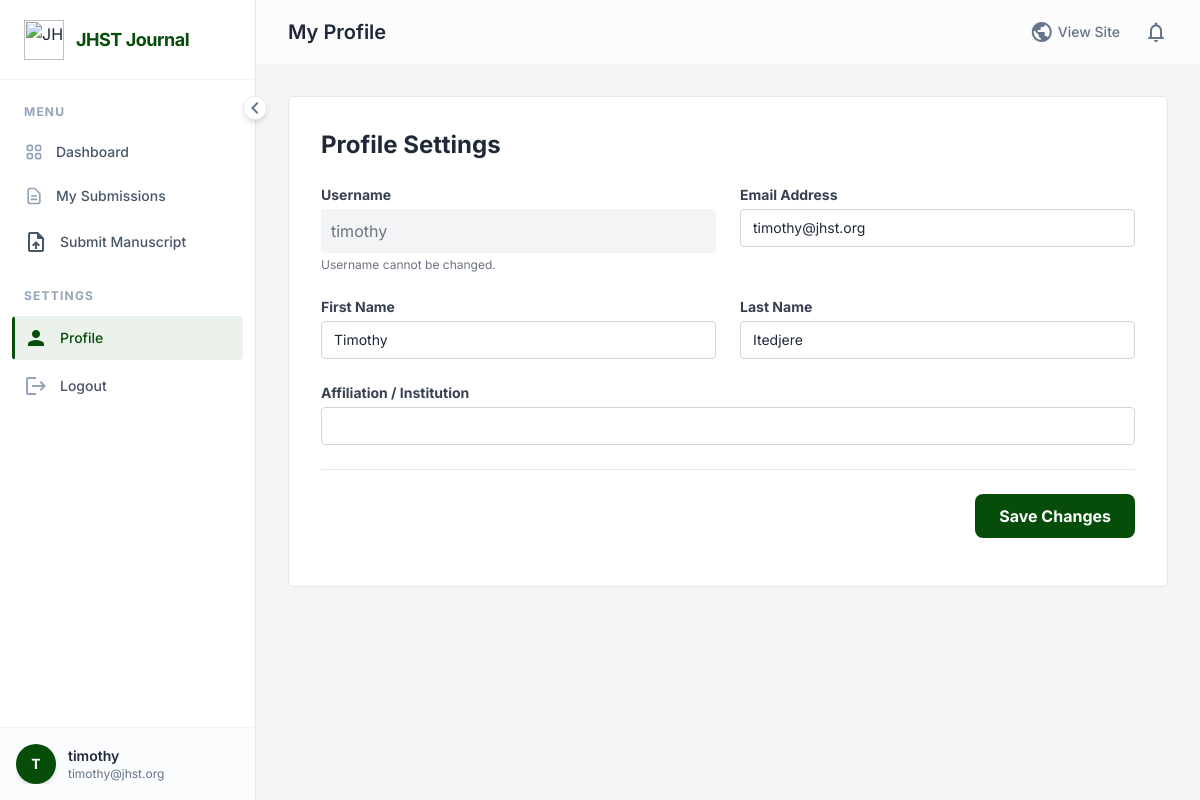
Screenshot of /profile/ (signed in) with the database file from the repository.
### journal/models.py (models this page shows, shortened)
class User(AbstractUser):
    is_researcher = models.BooleanField(default=False)
    is_reviewer = models.BooleanField(default=False)
    is_editor = models.BooleanField(default=False)
    affiliation = models.CharField(max_length=255, blank=True)

### journal/views.py (the view, shortened to what this page needs)
# urls.py: path('profile/', views.profile, name='profile'),
@login_required
def profile(request):
    return render(request, 'journal/profile.html', {'user': request.user})

### templates/journal/profile.html (shortened to what this page needs)
﻿{% extends 'dashboard/dashboard_base.html' %} {% block dashboard_title %}My
Profile{% endblock %} {% block content %}
<div class="max-w-4xl">
  <div
    class="bg-white dark:bg-card-dark rounded border border-border-light dark:border-border-dark p-8"
  >
    <h2
      class="text-2xl font-display font-bold text-gray-800 dark:text-white mb-6"
    >
      Profile Settings
    </h2>
    <form method="post" class="space-y-6">
      <div class="grid grid-cols-1 md:grid-cols-2 gap-6">
        <div>
          <label
            class="block text-sm font-bold text-gray-700 dark:text-gray-300 mb-1"
            >Username</label
          >
          <input
            type="text"
            value="{{ user.username }}"
            disabled
            class="w-full rounded border-gray-300 bg-gray-100 text-gray-500 cursor-not-allowed dark:bg-gray-700 dark:border-gray-600 dark:text-gray-400 p-2.5"
          />
          <p class="text-xs text-gray-500 mt-1">Username cannot be changed.</p>
        </div>
        <div>
          <label
            for="email"
            class="block text-sm font-bold text-gray-700 dark:text-gray-300 mb-1"
            >Email Address</label
          >
          <input
            type="email"
            name="email"
            id="email"
            value="{{ user.email }}"
            class="w-full px-3 py-2 border border-gray-300 rounded focus:outline-none focus:ring-2 focus:ring-primary focus:border-primary sm:text-sm dark:bg-gray-700 dark:border-gray-600 dark:text-white"
          />
        </div>
        <div>
          <label
            for="first_name"
            class="block text-sm font-bold text-gray-700 dark:text-gray-300 mb-1"
            >First Name</label
          >
          <input
            type="text"
            name="first_name"
            id="first_name"
            value="{{ user.first_name }}"
            class="w-full px-3 py-2 border border-gray-300 rounded focus:outline-none focus:ring-2 focus:ring-primary focus:border-primary sm:text-sm dark:bg-gray-700 dark:border-gray-600 dark:text-white"
          />
        </div>
        <div>
          <label
            for="last_name"
            class="block text-sm font-bold text-gray-700 dark:text-gray-300 mb-1"
            >Last Name</label
          >
          <input
            type="text"
            name="last_name"
            id="last_name"
            value="{{ user.last_name }}"
            class="w-full px-3 py-2 border border-gray-300 rounded focus:outline-none focus:ring-2 focus:ring-primary focus:border-primary sm:text-sm dark:bg-gray-700 dark:border-gray-600 dark:text-white"
          />
        </div>
        <div class="md:col-span-2">
          <label
            for="affiliation"
            class="block text-sm font-bold text-gray-700 dark:text-gray-300 mb-1"
            >Affiliation / Institution</label
          >
          <input
            type="text"
            name="affiliation"
            id="affiliation"
            value="{{ user.affiliation }}"
            class="w-full px-3 py-2 border border-gray-300 rounded focus:outline-none focus:ring-2 focus:ring-primary focus:border-primary sm:text-sm dark:bg-gray-700 dark:border-gray-600 dark:text-white"
          />
        </div>
      </div>
      <div
        class="pt-6 border-t border-border-light dark:border-border-dark flex justify-end"
      >
        <button
          type="submit"
          class="bg-primary text-white font-bold py-2.5 px-6 rounded-lg hover:bg-opacity-90 transition"
        >
          Save Changes
        </button>
      </div>
    </form>
  </div>
</div>
{% endblock %}

### templates/dashboard/dashboard_base.html (shortened to what this page needs)
{% load static %}
<!DOCTYPE html>
<html lang="en" class="scroll-smooth">
  <head>
    <script src="https://cdn.tailwindcss.com"></script>
  </head>
  <body
    class="bg-[#ededed]/50 dark:bg-bg-dark text-slate-800 dark:text-gray-100 font-sans antialiased min-h-screen flex overflow-hidden"
  >
    <aside
      id="sidebar"
      class="bg-white dark:bg-card-dark border-r border-slate-200 dark:border-slate-700 flex flex-col fixed h-full z-40 sidebar-transition w-64 shadow-2xl md:shadow-none transform -translate-x-full md:translate-x-0"
    >
      <div
        class="h-20 flex items-center px-6 border-b border-slate-100 dark:border-slate-800/50"
      >
        <a
          href="{% url 'index' %}"
          class="flex items-center gap-3 overflow-hidden whitespace-nowrap"
        >
          <img
            src="{% static 'assets/images/jhst-logo.png' %}"
            alt="JHST Logo"
            class="h-10 w-auto object-contain flex-shrink-0"
          />
          <span
            class="font-display font-bold text-lg tracking-tight text-primary dark:text-white sidebar-header-text transition-opacity duration-300"
          >
            JHST Journal
          </span>
        </a>
      </div>
      <nav class="flex-1 overflow-y-auto py-6 px-3 space-y-1 no-scrollbar">
        <div class="mb-6">
          <p
            class="px-3 text-xs font-bold text-slate-400 uppercase tracking-widest mb-3 section-label transition-opacity duration-300"
          >
            Menu
          </p>
          <a
            href="{% url 'dashboard' %}"
            class="sidebar-link group flex items-center px-3 py-2.5 text-sm font-medium text-slate-600 dark:text-gray-300 rounded hover:text-primary dark:hover:text-white transition-colors duration-200 mb-1 {% if request.resolver_match.url_name == 'dashboard' %}active{% endif %}"
            title="Dashboard"
          >
            <span class="link-text whitespace-nowrap">Dashboard</span>
          </a>
          <a
            href="{% url 'my_submissions' %}"
            class="sidebar-link group flex items-center px-3 py-2.5 text-sm font-medium text-slate-600 dark:text-gray-300 rounded hover:text-primary dark:hover:text-white transition-colors duration-200 mb-1 {% if request.resolver_match.url_name == 'my_submissions' %}active{% endif %}"
            title="My Submissions"
          >
            <span class="link-text whitespace-nowrap">My Submissions</span>
          </a>
          {% if user.is_researcher %}
          <a
            href="{% url 'submit_manuscript' %}"
            class="sidebar-link group flex items-center px-3 py-2.5 text-sm font-medium text-slate-600 dark:text-gray-300 rounded hover:text-primary dark:hover:text-white transition-colors duration-200 mb-1"
            title="Submit Manuscript"
          >
            <span
              class="material-icons text-xl mr-3 group-hover:text-primary transition-colors"
              >upload_file</span
            >
            <span class="link-text whitespace-nowrap">Submit Manuscript</span>
          </a>
          {% endif %}
        </div>
        <div class="mb-6">
          <p
            class="px-3 text-xs font-bold text-slate-400 uppercase tracking-widest mb-3 section-label transition-opacity duration-300"
          >
            Settings
          </p>
          <a
            href="{% url 'profile' %}"
            class="sidebar-link group flex items-center px-3 py-2.5 text-sm font-medium text-slate-600 dark:text-gray-300 rounded hover:text-primary dark:hover:text-white transition-colors duration-200 mb-1 {% if request.resolver_match.url_name == 'profile' %}active{% endif %}"
            title="Profile"
          >
            <span
              class="material-icons text-xl mr-3 group-hover:text-primary transition-colors"
              >person</span
            >
            <span class="link-text whitespace-nowrap">Profile</span>
          </a>
          <form action="{% url 'logout' %}" method="post" class="w-full">
            <button
              type="submit"
              class="sidebar-link group w-full flex items-center px-3 py-2.5 text-sm font-medium text-slate-600 dark:text-gray-300 rounded hover:bg-red-50 dark:hover:bg-red-900/10 hover:text-red-600 transition-colors duration-200"
              title="Logout"
            >
              <span
                class="material-icons text-xl mr-3 text-slate-400 group-hover:text-red-500 transition-colors"
                >logout</span
              >
              <span class="link-text whitespace-nowrap">Logout</span>
            </button>
          </form>
        </div>
      </nav>
      <div
        class="p-4 border-t border-slate-100 dark:border-slate-800/50 bg-slate-50/50 dark:bg-slate-900/50"
      >
        <div class="flex items-center overflow-hidden whitespace-nowrap">
          <div
            class="h-10 w-10 rounded-full bg-primary text-white flex items-center justify-center font-bold text-sm shadow-md flex-shrink-0"
          >
            {{ user.username|slice:":1"|upper }}
          </div>
          <div class="ml-3 user-info transition-opacity duration-300">
            <p class="text-sm font-semibold text-slate-800 dark:text-gray-200">
              {{ user.username }}
            </p>
            <p class="text-xs text-slate-500 truncate max-w-[140px]">
              {{ user.email }}
            </p>
          </div>
        </div>
      </div>
      <button
        id="sidebar-collapse-btn"
        class="absolute -right-3 top-24 bg-white dark:bg-slate-800 border border-slate-200 dark:border-slate-600 rounded-full p-1 shadow-md hidden md:flex items-center justify-center text-slate-500 hover:text-primary transition-transform duration-300 z-50 w-6 h-6"
        aria-label="Toggle Sidebar"
      >
        <span
          class="material-icons text-sm transform transition-transform duration-300"
          id="collapse-icon"
          >chevron_left</span
        >
      </button>
    </aside>
    <div
      id="main-content"
      class="flex-1 md:ml-64 flex flex-col h-screen overflow-hidden main-content-transition"
    >
      <header
        class="glass sticky top-0 z-20 h-16 flex items-center justify-between px-6 md:px-8"
      >
        <div class="flex items-center">
          <h1
            class="text-xl font-display font-semibold text-slate-800 dark:text-white hidden sm:block"
          >
            {% block dashboard_title %}Overview{% endblock %}
          </h1>
        </div>
        <div class="flex items-center space-x-6">
          <a
            href="{% url 'index' %}"
            class="text-sm font-medium text-slate-500 hover:text-primary transition-colors flex items-center gap-1"
          >
            <span class="material-icons text-base">public</span>
            <span class="hidden sm:inline">View Site</span>
          </a>
          <div
            class="relative notification-bell cursor-pointer"
            id="notification-bell"
          >
            <span
              class="material-icons text-slate-500 hover:text-primary transition-colors"
              >notifications_none</span
            >
          </div>
        </div>
      </header>
      <main class="p-6 md:p-8 overflow-y-auto flex-1">
        <div class="mx-auto max-w-7xl animate-fade-in-up">
          {% block content %}{% endblock %}
        </div>
      </main>
    </div>
  </body>
</html>

### templates/dashboard/dashboard_base.html (style rules this page uses)
body { font-family: "Inter", sans-serif; }
.sidebar-transition { transition: width 0.3s cubic-bezier(0.4, 0, 0.2, 1), transform 0.3s cubic-bezier(0.4, 0, 0.2, 1); }
.main-content-transition { transition: margin-left 0.3s cubic-bezier(0.4, 0, 0.2, 1); }
.sidebar-link { position: relative; overflow: hidden; }
.sidebar-link::before { content: ""; position: absolute; left: 0; top: 0; bottom: 0; width: 3px; background-color: #054d08; transform: scaleY(0); transition: transform 0.2s ease; border-top-right-radius: 4px; border-bottom-right-radius: 4px; }
.sidebar-link.active::before { transform: scaleY(1); }
.sidebar-link.active { background-color: rgba(5, 77, 8, 0.08); color: #054d08; }
.glass { background: rgba(255, 255, 255, 0.7); backdrop-filter: blur(10px); -webkit-backdrop-filter: blur(10px); border-bottom: 1px solid rgba(255, 255, 255, 0.3); }
.no-scrollbar { -ms-overflow-style: none; scrollbar-width: none; }
* { scrollbar-width: thin; scrollbar-color: rgba(156, 163, 175, 0.5) transparent; }
.animate-fade-in-up { animation: fadeInUp 0.5s ease-out forwards; }

### rows the page displays
User: username "T", username "timothy", email "timothy@jhst.org", first_name "Timothy", last_name "Itedjere"
